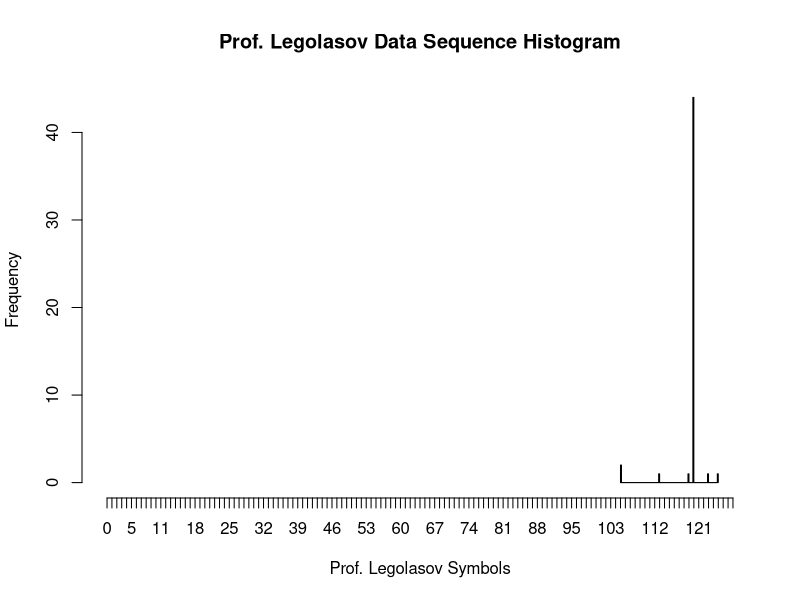
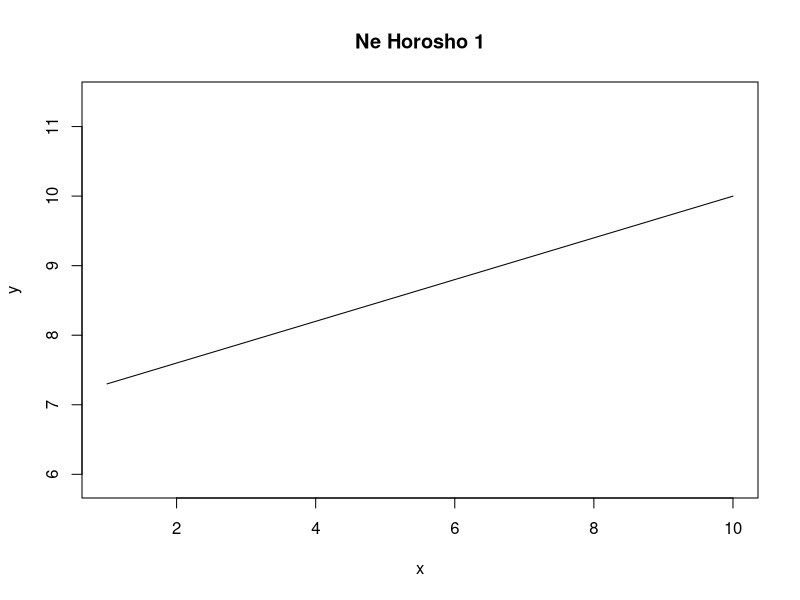
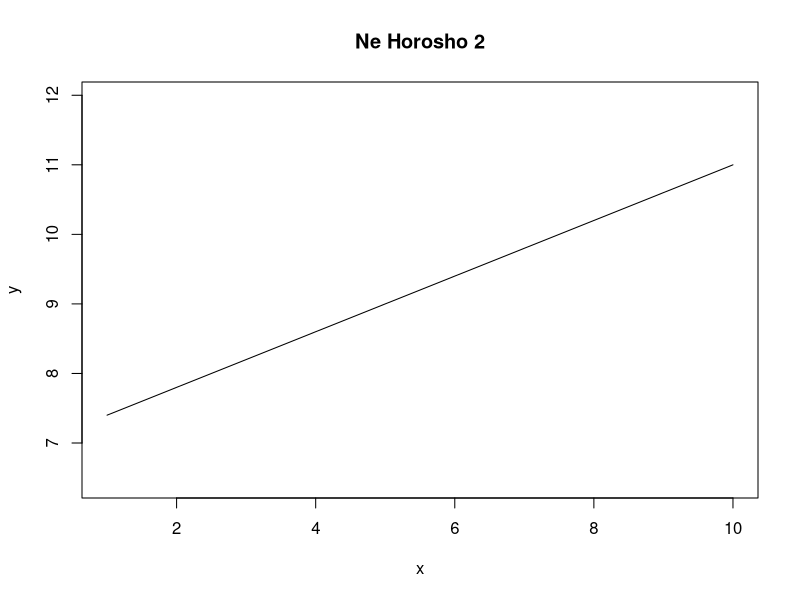

The R script that drew these images, in order: (Note: this script raises an error after producing the figures.)
library(gtools)

sourceValue = "qiwi{xxxxxxxxxxxxxxxxxxxxxxxxxxxxxxxxxxxxxxxxxxxx}"
len = nchar(sourceValue)
theVector = strsplit(sourceValue, '')[[1]]
numericVector <- asc(theVector)

"INTRO"
hist(numericVector, breaks=128, xlim=c(0,128), xaxt="n", main=paste("Prof. Legolasov Data Sequence Histogram"), xlab=paste("Prof. Legolasov Symbols"))
axis(1, at=seq(0,128, by=1))
summary(numericVector)

"PART 1"
numVec1 = numericVector[1:8]
letters <- c("{", "q", "t", "i", "w", "5", "4")
values <- c(0.1,0.3,0.6,0.7,0.4,0.2,0.8)
names(values) <- letters

x = c(1:10)
foo <- function(a,x,b){a*x+b*10}

plot(x,foo(values[chr(numVec1[[1]])], x, values[chr(numVec1[[2]])]), type="l", main="Ne Horosho 1", asp=1, ylab="y")

plot(x,foo(values[chr(numVec1[[3]])], x, values[chr(numVec1[[4]])]), type="l", main="Ne Horosho 2", asp=1, ylab="y")

plot(x,foo(values[chr(numVec1[[5]])], x, values[chr(numVec1[[6]])]), type="l", main="Ne Horosho 3", asp=1, ylab="y")

plot(x,foo(values[chr(numVec1[[7]])], x, values[chr(numVec1[[8]])]), type="l", main="Ne Horosho 4", asp=1, ylab="y")

"PART 2"
numVec2 = numericVector[9:16]
paste(numVec2-mean(numVec2))

"PART 3"
numVec3 = numericVector[17:24]
ne_uzhasno <- function(x){x*(5*x+15)}
paste(ne_uzhasno(numVec3))

"PART 4"
numVec4 = numericVector[25:32]
tmp = c(numVec4[3:8], numVec4[1:2])
tmp2 = c(tmp[3:4], tmp[7:8], tmp[1:2], tmp[5:6])
paste(tmp2 + 0x17)

"PART 5"
numVec5 = numericVector[33:40]
a = matrix(numVec5, nrow=8)
b = matrix(c(2,3,2,4,1,8,6,7,6,7,2,4,1,6,2,8,9,0,2,3,6,5,4,3,1,2,7,4,0,6,8,7,5,6,2,3,7,6,5,4,1,5,8,6,3,6,8,9,7,4,5,6,2,9,1,7,6,7,3,9,9,4,5,3), nrow=8)
paste(b %*% a)
